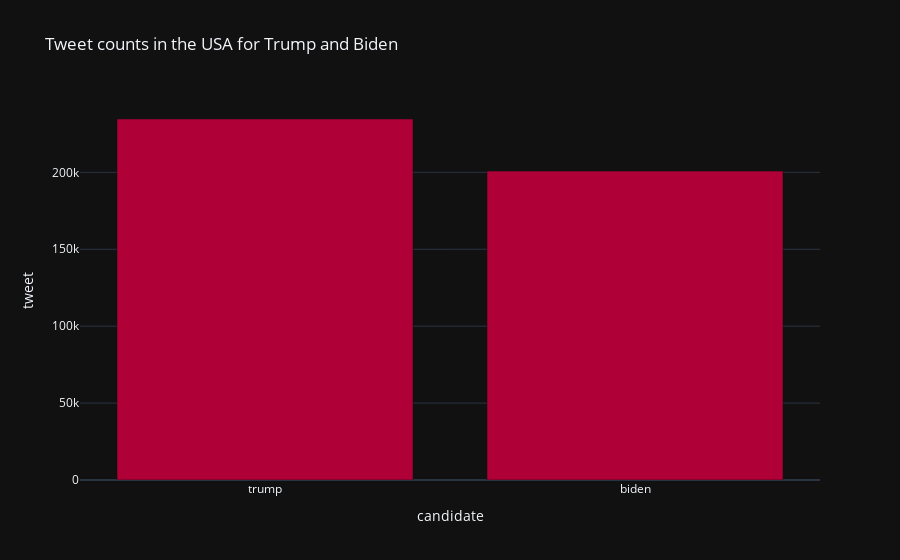

This figure's notebook cell:
### Code cell
# Top10 users by tweet count
tweets_candidate = user_USAonly.groupby('candidate')['tweet'].count().sort_values(ascending=False).reset_index().head(10) 

# Interactive bar chart 
top10_bar = px.bar(tweets_candidate, x='candidate', y='tweet', 
template='plotly_dark', 
color_discrete_sequence=px.colors.qualitative.Dark24_r, 
# color_discrete_sequence=px.colors.qualitative.Dark24_r, 
title='Tweet counts in the USA for Trump and Biden') 

# To view the graph 
top10_bar.show()

### Figure 1 — Plotly figure (JSON) as saved in the notebook; plotly's stock layout.template omitted (floating-point values rounded to 4 significant figures)
{"data": [{"hovertemplate": "candidate=%{x}<br>tweet=%{y}<extra></extra>", "legendgroup": "", "marker": {"color": "#AF0038", "pattern": {"shape": ""}}, "name": "", "orientation": "v", "showlegend": false, "textposition": "auto", "type": "bar", "x": ["trump", "biden"], "xaxis": "x", "y": [234701, 200821], "yaxis": "y"}], "layout": {"barmode": "relative", "legend": {"tracegroupgap": 0}, "title": {"text": "Tweet counts in the USA for Trump and Biden"}, "xaxis": {"anchor": "y", "domain": [0, 1], "title": {"text": "candidate"}}, "yaxis": {"anchor": "x", "domain": [0, 1], "title": {"text": "tweet"}}}}
